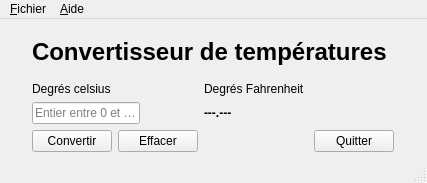
<?xml version="1.0" encoding="UTF-8"?>
<ui version="4.0">
 <class>ConvertisseurTemp</class>
 <widget class="QMainWindow" name="ConvertisseurTemp">
  <property name="geometry">
   <rect>
    <x>0</x>
    <y>0</y>
    <width>427</width>
    <height>183</height>
   </rect>
  </property>
  <property name="windowTitle">
   <string>ConvertisseurTemp</string>
  </property>
  <widget class="QWidget" name="centralwidget">
   <layout class="QHBoxLayout" name="horizontalLayout_3">
    <item>
     <spacer name="horizontalSpacer_2">
      <property name="orientation">
       <enum>Qt::Horizontal</enum>
      </property>
      <property name="sizeHint" stdset="0">
       <size>
        <width>40</width>
        <height>20</height>
       </size>
      </property>
     </spacer>
    </item>
    <item>
     <layout class="QHBoxLayout" name="hPrincipalLayout">
      <item>
       <layout class="QVBoxLayout" name="vAllLayout">
        <item>
         <widget class="QLabel" name="lTitle">
          <property name="font">
           <font>
            <pointsize>18</pointsize>
            <weight>75</weight>
            <bold>true</bold>
           </font>
          </property>
          <property name="text">
           <string>Convertisseur de températures </string>
          </property>
         </widget>
        </item>
        <item>
         <layout class="QGridLayout" name="gConversionLayout">
          <item row="1" column="1">
           <widget class="QLabel" name="lFgt">
            <property name="text">
             <string>Degrés Fahrenheit</string>
            </property>
           </widget>
          </item>
          <item row="3" column="1">
           <layout class="QHBoxLayout" name="hBouton2">
            <item>
             <spacer name="horizontalSpacer">
              <property name="orientation">
               <enum>Qt::Horizontal</enum>
              </property>
              <property name="sizeHint" stdset="0">
               <size>
                <width>40</width>
                <height>20</height>
               </size>
              </property>
             </spacer>
            </item>
            <item>
             <widget class="QPushButton" name="bQuitter">
              <property name="sizePolicy">
               <sizepolicy hsizetype="Fixed" vsizetype="Fixed">
                <horstretch>0</horstretch>
                <verstretch>0</verstretch>
               </sizepolicy>
              </property>
              <property name="text">
               <string>Quitter</string>
              </property>
              <property name="autoDefault">
               <bool>true</bool>
              </property>
             </widget>
            </item>
           </layout>
          </item>
          <item row="1" column="0">
           <widget class="QLabel" name="lCelsius">
            <property name="text">
             <string>Degrés celsius</string>
            </property>
           </widget>
          </item>
          <item row="2" column="1">
           <widget class="QLabel" name="lResult">
            <property name="font">
             <font>
              <weight>75</weight>
              <bold>true</bold>
             </font>
            </property>
            <property name="text">
             <string>---.---</string>
            </property>
           </widget>
          </item>
          <item row="2" column="0">
           <widget class="QLineEdit" name="input">
            <property name="sizePolicy">
             <sizepolicy hsizetype="Fixed" vsizetype="Fixed">
              <horstretch>0</horstretch>
              <verstretch>0</verstretch>
             </sizepolicy>
            </property>
            <property name="inputMask">
             <string/>
            </property>
            <property name="text">
             <string/>
            </property>
            <property name="placeholderText">
             <string>Entier entre 0 et 999</string>
            </property>
           </widget>
          </item>
          <item row="3" column="0">
           <layout class="QHBoxLayout" name="hBouton1">
            <item>
             <widget class="QPushButton" name="bConvert">
              <property name="sizePolicy">
               <sizepolicy hsizetype="Fixed" vsizetype="Fixed">
                <horstretch>0</horstretch>
                <verstretch>0</verstretch>
               </sizepolicy>
              </property>
              <property name="text">
               <string>Convertir</string>
              </property>
              <property name="autoDefault">
               <bool>true</bool>
              </property>
             </widget>
            </item>
            <item>
             <widget class="QPushButton" name="bEffacer">
              <property name="sizePolicy">
               <sizepolicy hsizetype="Fixed" vsizetype="Fixed">
                <horstretch>0</horstretch>
                <verstretch>0</verstretch>
               </sizepolicy>
              </property>
              <property name="text">
               <string>Effacer</string>
              </property>
              <property name="autoDefault">
               <bool>true</bool>
              </property>
             </widget>
            </item>
           </layout>
          </item>
         </layout>
        </item>
       </layout>
      </item>
     </layout>
    </item>
    <item>
     <spacer name="horizontalSpacer_3">
      <property name="orientation">
       <enum>Qt::Horizontal</enum>
      </property>
      <property name="sizeHint" stdset="0">
       <size>
        <width>40</width>
        <height>20</height>
       </size>
      </property>
     </spacer>
    </item>
   </layout>
  </widget>
  <widget class="QMenuBar" name="menusBar">
   <property name="geometry">
    <rect>
     <x>0</x>
     <y>0</y>
     <width>427</width>
     <height>21</height>
    </rect>
   </property>
   <widget class="QMenu" name="menuFichier">
    <property name="title">
     <string>&amp;Fichier</string>
    </property>
    <addaction name="actionConvertir"/>
    <addaction name="actionEffacer"/>
    <addaction name="separator"/>
    <addaction name="actionQuitter"/>
   </widget>
   <widget class="QMenu" name="menuAide">
    <property name="title">
     <string>&amp;Aide</string>
    </property>
    <addaction name="actionA_propos_de"/>
   </widget>
   <addaction name="menuFichier"/>
   <addaction name="menuAide"/>
  </widget>
  <widget class="QStatusBar" name="statusbar"/>
  <action name="actionConvertir">
   <property name="text">
    <string>Converti&amp;r</string>
   </property>
   <property name="shortcut">
    <string>Ctrl+R</string>
   </property>
  </action>
  <action name="actionEffacer">
   <property name="text">
    <string>&amp;Effacer</string>
   </property>
   <property name="shortcut">
    <string>Ctrl+E</string>
   </property>
  </action>
  <action name="actionQuitter">
   <property name="text">
    <string>&amp;Quitter</string>
   </property>
   <property name="shortcut">
    <string>Ctrl+Q</string>
   </property>
  </action>
  <action name="actionA_propos_de">
   <property name="text">
    <string>A &amp;propos de...</string>
   </property>
   <property name="shortcut">
    <string>Ctrl+P</string>
   </property>
  </action>
 </widget>
 <resources/>
 <connections/>
</ui>
